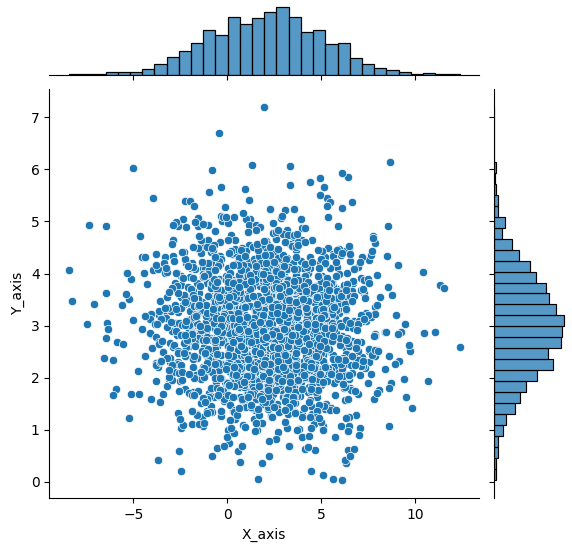

Here is the Python script that generated this plot:
import numpy as np
import matplotlib.pyplot as plt
import pandas as pd
import seaborn as sns


x = np.random.normal(2, 3, 2000)
y = np.random.normal(3, 1, 2000)

dataFrame = pd.DataFrame({"X_axis" : x, "Y_axis" : y})
dataFrame.head()

sns.jointplot(x = "X_axis", y = "Y_axis", data = dataFrame)
plt.show()
